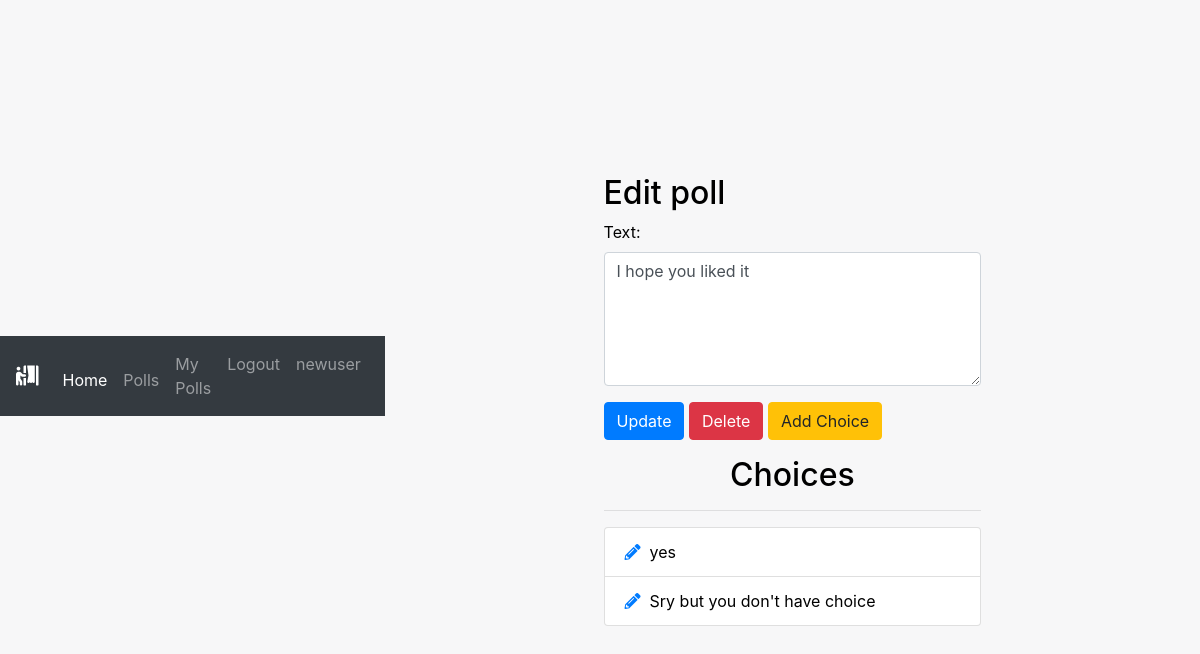
Page /pollapp/edit/19/ (signed in) on the committed database.
### pollapp/models.py (models this page shows, shortened)
class Poll(models.Model):
    owner = models.ForeignKey(User, on_delete=models.CASCADE)
    text = models.TextField()
    pub_date = models.DateTimeField(default=timezone.now)
    active = models.BooleanField(default=True)
    created_at = models.DateTimeField(auto_now_add=True)

class Choice(models.Model):
    poll = models.ForeignKey(Poll, on_delete=models.CASCADE)
    choice_text = models.CharField(max_length=255)
    created_at = models.DateTimeField(auto_now_add=True)
    updated_at = models.DateTimeField(auto_now=True)

### pollapp/views.py (the view)
# urls.py: path('edit/<int:poll_id>/', views.polls_edit, name='edit'),
@login_required
def polls_edit(request, poll_id):
    poll = get_object_or_404(Poll, pk=poll_id)
    if request.user != poll.owner:
        return redirect('home')
    if request.method == 'POST':
        form = EditPollForm(request.POST, instance=poll)
        if form.is_valid:
            form.save()
            messages.success(request, "Poll Updated successfully.",
                             extra_tags='alert alert-success alert-dismissible fade show')
            return redirect("pollapp:list")
    else:
        form = EditPollForm(instance=poll)
    return render(request, "polls/poll_edit.html", {'form': form, 'poll': poll})

### pollapp/forms.py
class EditPollForm(forms.ModelForm):
    class Meta:
        model = Poll
        fields = ['text', ]
        widgets = {
            'text': forms.Textarea(attrs={'class': 'form-control', 'rows': 5, 'cols': 20}),
        }

### pollapp/templates/polls/poll_edit.html (shortened to what this page needs)
{% extends 'base.html' %}
 {% load static %}
{% block custom_css %}
<link rel="stylesheet" href="{% static 'css/home_style.css' %}">
{% endblock custom_css %}
{% block content %}
<div class="container">
    <div class="row center">
        <div class="col-md-6 offset-md-3">
            <h2>Edit poll</h2>
            <form action="" method="POST">
                {% for field in form %}
                <div class="form-group">
                    {{ field.label_tag }}
                    {{ field }}
                </div>
                {% endfor %}
                <button type="submit" class="btn btn-primary">Update</button>
                <a class="btn btn-danger" href="{% url 'pollapp:delete_poll' poll.id %}" role="button" onclick="return confirm('Are you sure?')">Delete</a>
                <a class="btn btn-warning" href="{% url 'pollapp:add_choice' poll.id %}" role="button">Add Choice</a>
            </form>
            <div class="choices">
                <h2 class="text-center mt-3">Choices</h2>
                <hr>
                <ul class="list-group">
                    {% for choice in poll.choice_set.all %}
                    <li class="list-group-item"><a href="{% url 'pollapp:choice_edit' choice.id %}"><i class="fas fa-pencil-alt"></i></a>&nbsp
                        {{ choice.choice_text }}</li>
                    {% endfor %}
                </ul>
            </div>
        </div>
    </div>
</div>
{% endblock %}

### static/css/home_style.css (style rules this page uses)
html, body { height: 100%; margin: 0; padding: 0; color: black; }
html { background-image: url('C:\Users\KARTIK\OneDrive\Desktop\pollbooth\polls\static\img\background.jpg'); background-size: cover; }
body { background: hsl(220deg, 10%, 97%); margin: 0; padding: 0; display: flex; align-items: center; justify-content: center; }

### rows in the picture
Poll: form "I hope you liked it"
Choice: choice_text "yes"
Choice: choice_text "Sry but you don't have choice"

### other values in the picture
{{ field.label_tag }} "Text:"
